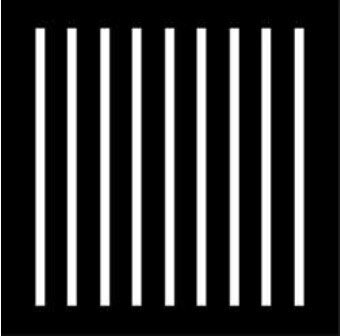
%> input picture 2.jpg, 340 x 336 px
$ octave average.m   (GNU Octave 9; MATLAB toolbox functions it lacks are replaced by stand-ins)
%> lines starting %> are read from the running program, lines starting %| are printed output that depends on the picture
I=imread('2.jpg');
%> I is the input picture: size 336x340x3 uint8; min 0, max 255, mean 52.4
subplot(231)
imshow(I)

   I=rgb2gray(I);
%> I: size 336x340 uint8
I1=I;
%I1=imnoise(I,'salt & pepper',0.02);

imshow(I1)
title('1')
k1=filter2(fspecial('average',3),I1)/255;          %??3*3??????
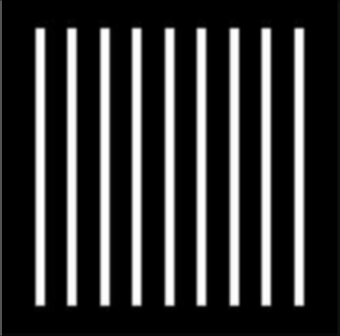
%> k1: size 336x340 double; min 0, max 0.999, mean 0.204
k2=filter2(fspecial('average',5),I1)/255;          %??5*5??????
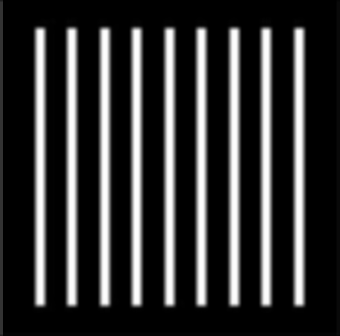
%> k2: size 336x340 double; min 0, max 0.997, mean 0.204

k3=filter2(fspecial('average',7),I1)/255;          %??7*7??????
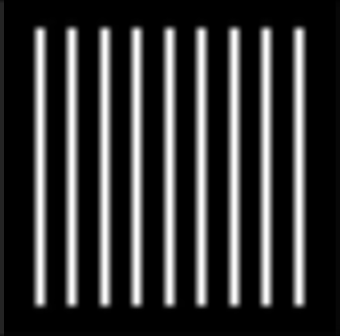
%> k3: size 336x340 double; min 0, max 0.996, mean 0.204
k4=filter2(fspecial('average',9),I1)/255;          %??9*9??????
subplot(232),imshow(k1);title('3*3 ');
subplot(233),imshow(k3);title('7*7 ');
subplot(234),imshow(k4);title('9*9 ');
